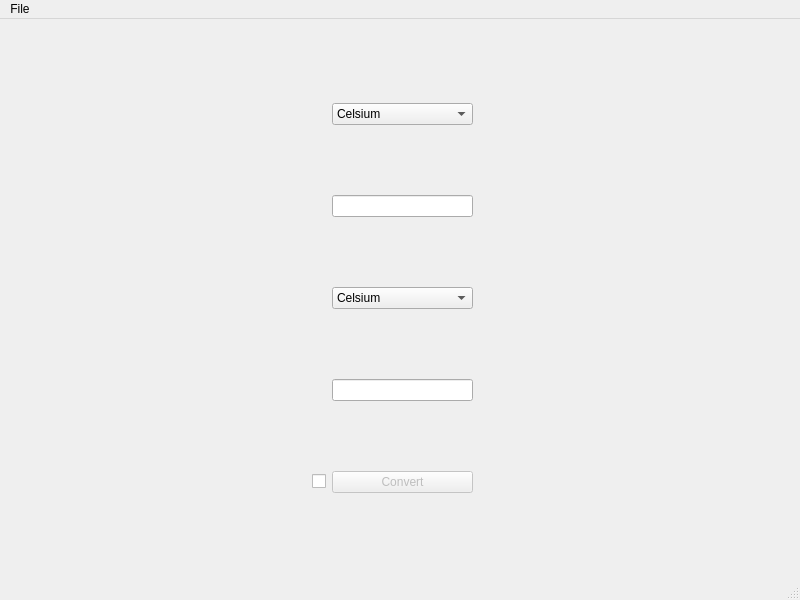
<?xml version="1.0" encoding="UTF-8"?>
<ui version="4.0">
 <class>MainWindow</class>
 <widget class="QMainWindow" name="MainWindow">
  <property name="geometry">
   <rect>
    <x>0</x>
    <y>0</y>
    <width>800</width>
    <height>600</height>
   </rect>
  </property>
  <property name="windowTitle">
   <string>MainWindow</string>
  </property>
  <widget class="QWidget" name="centralwidget">
   <widget class="QWidget" name="gridLayoutWidget">
    <property name="geometry">
     <rect>
      <x>30</x>
      <y>20</y>
      <width>731</width>
      <height>521</height>
     </rect>
    </property>
    <layout class="QGridLayout" name="gridLayout">
     <item row="6" column="6">
      <spacer name="horizontalSpacer_2">
       <property name="orientation">
        <enum>Qt::Horizontal</enum>
       </property>
       <property name="sizeHint" stdset="0">
        <size>
         <width>40</width>
         <height>20</height>
        </size>
       </property>
      </spacer>
     </item>
     <item row="6" column="3">
      <widget class="QPushButton" name="convertButton">
       <property name="enabled">
        <bool>false</bool>
       </property>
       <property name="text">
        <string>Convert</string>
       </property>
      </widget>
     </item>
     <item row="3" column="3">
      <widget class="QComboBox" name="comboBox_2">
       <item>
        <property name="text">
         <string>Celsium</string>
        </property>
       </item>
       <item>
        <property name="text">
         <string>Fahrengeit</string>
        </property>
       </item>
       <item>
        <property name="text">
         <string>Kelvin</string>
        </property>
       </item>
       <item>
        <property name="text">
         <string>Reaumur</string>
        </property>
       </item>
      </widget>
     </item>
     <item row="6" column="0">
      <spacer name="horizontalSpacer">
       <property name="orientation">
        <enum>Qt::Horizontal</enum>
       </property>
       <property name="sizeHint" stdset="0">
        <size>
         <width>40</width>
         <height>20</height>
        </size>
       </property>
      </spacer>
     </item>
     <item row="1" column="1">
      <spacer name="horizontalSpacer_3">
       <property name="orientation">
        <enum>Qt::Horizontal</enum>
       </property>
       <property name="sizeHint" stdset="0">
        <size>
         <width>40</width>
         <height>20</height>
        </size>
       </property>
      </spacer>
     </item>
     <item row="1" column="5">
      <spacer name="horizontalSpacer_4">
       <property name="orientation">
        <enum>Qt::Horizontal</enum>
       </property>
       <property name="sizeHint" stdset="0">
        <size>
         <width>40</width>
         <height>20</height>
        </size>
       </property>
      </spacer>
     </item>
     <item row="6" column="5">
      <widget class="QLabel" name="label">
       <property name="text">
        <string/>
       </property>
      </widget>
     </item>
     <item row="0" column="3">
      <widget class="QComboBox" name="comboBox_3">
       <item>
        <property name="text">
         <string>Celsium</string>
        </property>
       </item>
       <item>
        <property name="text">
         <string>Fahrengeit</string>
        </property>
       </item>
       <item>
        <property name="text">
         <string>Kelvin</string>
        </property>
       </item>
       <item>
        <property name="text">
         <string>Reaumur</string>
        </property>
       </item>
      </widget>
     </item>
     <item row="1" column="3">
      <widget class="QLineEdit" name="res_1"/>
     </item>
     <item row="4" column="3">
      <widget class="QLineEdit" name="res_2">
       <property name="enabled">
        <bool>true</bool>
       </property>
       <property name="readOnly">
        <bool>true</bool>
       </property>
      </widget>
     </item>
     <item row="6" column="2">
      <widget class="QCheckBox" name="checkBox">
       <property name="text">
        <string/>
       </property>
      </widget>
     </item>
    </layout>
   </widget>
  </widget>
  <widget class="QMenuBar" name="menubar">
   <property name="geometry">
    <rect>
     <x>0</x>
     <y>0</y>
     <width>800</width>
     <height>26</height>
    </rect>
   </property>
   <widget class="QMenu" name="menuFile">
    <property name="title">
     <string>File</string>
    </property>
    <addaction name="actionExit"/>
   </widget>
   <addaction name="menuFile"/>
  </widget>
  <widget class="QStatusBar" name="statusbar"/>
  <action name="actionRun">
   <property name="text">
    <string>Exit</string>
   </property>
  </action>
  <action name="actionExit">
   <property name="text">
    <string>Exit</string>
   </property>
  </action>
 </widget>
 <resources/>
 <connections/>
</ui>
